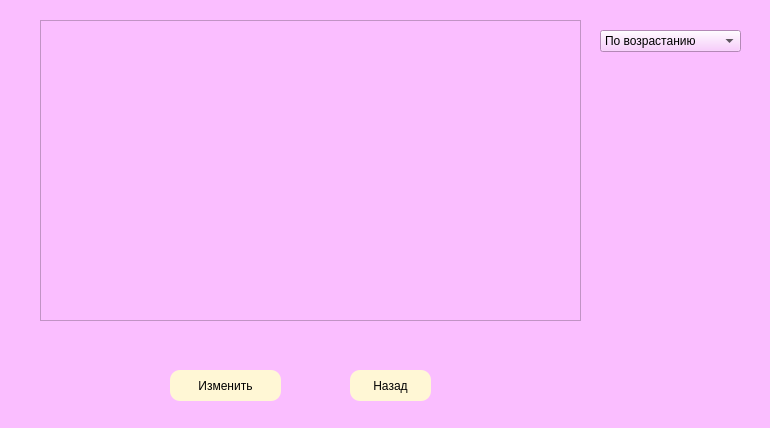
<?xml version="1.0" encoding="UTF-8"?>
<ui version="4.0">
 <class>admin_form</class>
 <widget class="QWidget" name="admin_form">
  <property name="geometry">
   <rect>
    <x>0</x>
    <y>0</y>
    <width>770</width>
    <height>428</height>
   </rect>
  </property>
  <property name="windowTitle">
   <string>Администрация</string>
  </property>
  <property name="styleSheet">
   <string notr="true">background-color: rgb(250, 190, 255);
font: 8pt &quot;New York&quot;;</string>
  </property>
  <widget class="QTableWidget" name="tableWidget">
   <property name="geometry">
    <rect>
     <x>40</x>
     <y>20</y>
     <width>541</width>
     <height>301</height>
    </rect>
   </property>
  </widget>
  <widget class="QPushButton" name="change_b">
   <property name="geometry">
    <rect>
     <x>170</x>
     <y>370</y>
     <width>111</width>
     <height>31</height>
    </rect>
   </property>
   <property name="styleSheet">
    <string notr="true">background-color: rgb(255, 247, 213);
border-radius:10px;
font: 10pt &quot;MS Sans Serif&quot;;</string>
   </property>
   <property name="text">
    <string>Изменить</string>
   </property>
  </widget>
  <widget class="QPushButton" name="back">
   <property name="geometry">
    <rect>
     <x>350</x>
     <y>370</y>
     <width>81</width>
     <height>31</height>
    </rect>
   </property>
   <property name="styleSheet">
    <string notr="true">background-color: rgb(255, 247, 213);
border-radius:10px;
font: 10pt &quot;MS Sans Serif&quot;;</string>
   </property>
   <property name="text">
    <string>Назад</string>
   </property>
  </widget>
  <widget class="QComboBox" name="comboBox">
   <property name="geometry">
    <rect>
     <x>600</x>
     <y>30</y>
     <width>141</width>
     <height>22</height>
    </rect>
   </property>
   <item>
    <property name="text">
     <string>По возрастанию</string>
    </property>
   </item>
   <item>
    <property name="text">
     <string>По убыванию</string>
    </property>
   </item>
   <item>
    <property name="text">
     <string/>
    </property>
   </item>
  </widget>
 </widget>
 <resources/>
 <connections/>
</ui>
